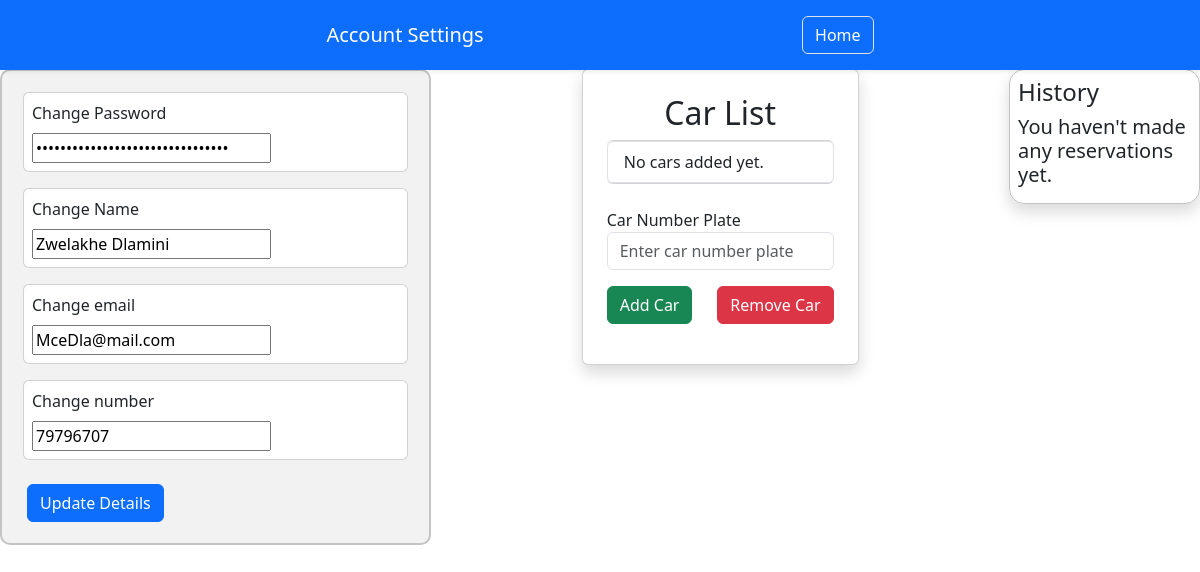
The page /?p=account (signed in) on the database its author committed.
### tables this page shows
CREATE TABLE `users` (
  `id` int(11) NOT NULL,
  `fullname` varchar(255) DEFAULT NULL,
  `email` varchar(255) DEFAULT NULL,
  `phone` varchar(15) DEFAULT NULL,
  `password` varchar(255) DEFAULT NULL,
  `created_at` timestamp NOT NULL DEFAULT current_timestamp(),
  `updated_at` timestamp NOT NULL DEFAULT current_timestamp()
);

### account.php (the view, shortened to what this page needs)
<!DOCTYPE html>
<html lang="en">
<head>
  <link rel="stylesheet" href="./Assets/css/account.css">
  <link rel="stylesheet" href="./Assets/css/Bootstrap/bootstrap.min.css">
</head>
<?php
  $email = $_SESSION['email'];
  $sql = "SELECT * FROM users WHERE email='{$email}' LIMIT 1";
  $user = $conn->query($sql)->fetch_assoc();
?>
<body>
  <div class="header fixed-top bg-primary shadow-sm p-3 mb-5" style="margin-bottom: 6rem;">
    <div class="d-flex justify-content-evenly align-items-center gap-2">
      <h1 class="h5 mb-0 text-white">Account Settings</h1>
      <a href="./?p=home" class="btn btn-white text-primary border text-white">Home</a>
    </div>
  </div>
  <div class="container-1 ">
    <div class="account">
      <div class="accounts" >
        <form id="update-form ">
          <div class="user-password card p-2 m-3 card-form">
          <div class="form-horizontal">
            <div class="controls verify-message mb-2">
              <label for="iputCode">Change Password</label>
            </div>
            <div class="control-label">
            <input type="password" name="password" id="" value="<?= $user['password'] ?>">
            </div>
          </div>
        </div>
        <div class="user-name card p-2 m-3 card-form">
          <div class="form-horizontal">
            <div class="controls verify-message mb-2">
              <label for="iputCode">Change Name</label>
            </div>
            <div class="control-label">
              <input type="text" name="fullname" id="" value="<?= $user['fullname'] ?>">
            </div>
          </div>
        </div>
        <div class="user-email card m-3 p-2 card-form">
          <div class="form-horizontal">
            <div class="controls verify-message mb-2">
              <label for="iputCode">Change email</label>
            </div>
            <div class="control-label">
              <input type="email" name="email" id="" value="<?= $user['email'] ?>">
            </div>
          </div>
        </div>
        <div class="user-num card m-3 p-2 card-form">
          <div class="form-horizontal">
            <div class="controls verify-message mb-2">
              <label for="iputCode">Change number</label>
            </div>
            <div class="control-label">
              <input type="text" name="phone" id="" value="<?= $user['phone'] ?>">
            </div>
          </div>
        </div>
        <button type="submit" class="btn btn-primary btn-block mt-2 btn-update" form="update-form">Update Details</button>
        </form>
      </div>
    </div>
  <div class="container mb-2 d-flex justify-content-center align-items-center car-list">
    <div class="card shadow p-4 car-list-inner">
      <h2 class="text-center">Car List</h2>
      <ul class="list-group mb-4" id="car-list">
        <?php
          $sql = "SELECT * FROM vehicles WHERE owner='{$email}'";
          $cars = $conn->query($sql);
          if($cars->num_rows > 0):
            while($row = $cars->fetch_assoc()):
        ?>
        <li class="list-group-item"><?= $row['vehicle_reg'] ?></li>
        <?php endwhile; ?>
        <?php else: ?>
          <li class="list-group-item">No cars added yet.</li>
        <?php endif; ?>
      </ul>
      <form id="manage-vehicle">
        <div class="form-group mb-3">
          <label for="car-number">Car Number Plate</label>
          <input type="text" name="vehicle_reg" id="car-number" class="form-control" placeholder="Enter car number plate" required>
        </div>
        <div class="d-flex justify-content-between">
          <button type="submit" form="manage-vehicle" class="btn btn-success">Add Car</button>
          <button type="submit" id="remove-car" class="btn btn-danger">Remove Car</button>
        </div>
      </form>
    </div>
  </div>
  <div class="history p-2 shadow">
      <h4>History</h4>
      <?php
        $sql = "SELECT r.id,r.vehicle_registration,r.reserved_at,r.parked_at,r.left_at,r.amount_paid,r.payment_method,p.parking_name,p.price,p.location FROM reservations r INNER JOIN parkings p ON r.parking_code=p.parking_code WHERE r.user='{$email}'";
        $history = $conn->query($sql);
        $non = ($history->num_rows > 0) ? $non=false : $non=true;
      ?>
      <?php if($non): ?>
        <h5>You haven't made any reservations yet.</h5>
      <?php endif ?>
    </div>
  </div>
</body>
</html>

### Assets/css/account.css (style rules this page uses)
.container-1 { display: flex; justify-content: space-evenly; align-items: flex-start; padding-top: 4.3rem; }
.account { display: flex; gap: 10px; padding: 5px; width: 75%; border: 2px solid #c4c4c4; border-radius: 10px; margin-bottom: 10px; background-color: #f2f2f2; }
.accounts { width: 100%; }
.card-form { background: blue; }
.history { border: 1px solid #c2c2c2; border-radius: 15px; padding-bottom: 1rem; }
.car-list { min-width: 300px; }
.car-list-inner { width: 50%; }
.btn-update { margin-left: 20px; }

### rows shown on the page
users: fullname "Zwelakhe Dlamini", email "MceDla@mail.com", phone "79796707"
